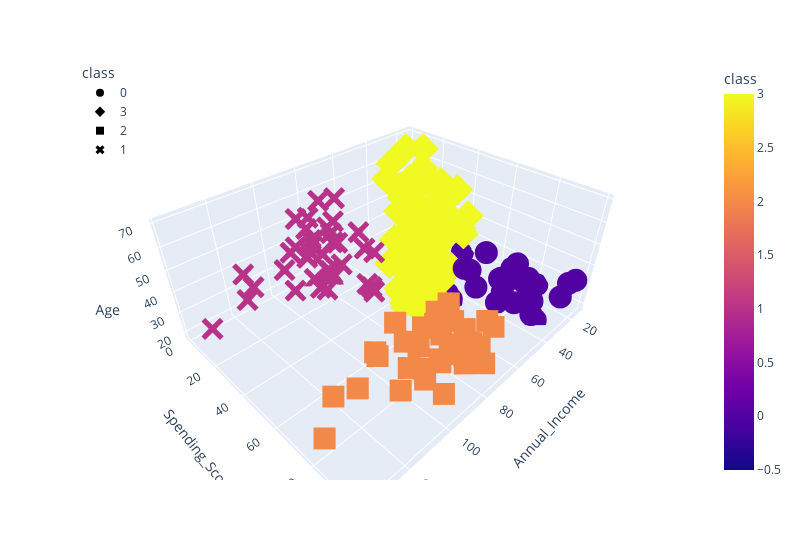

Here is the notebook cell this chart was saved with:
### Code cell
# test with 4 clusters
test_cluster_amount(df_shopping, 4)

### Figure 1 — Plotly figure (JSON) as saved in the notebook; plotly's stock layout.template omitted (floating-point values rounded to 4 significant figures)
{"data": [{"hovertemplate": "class=%{marker.color}<br>Annual_Income=%{x}<br>Spending_Score=%{y}<br>Age=%{z}<extra></extra>", "legendgroup": "0", "marker": {"color": [0, 0, 0, 0, 0, 0, 0, 0, 0, 0, 0, 0, 0, 0, 0, 0, 0, 0, 0, 0, 0, 0, 0, 0, 0, 0, 0, 0], "coloraxis": "coloraxis", "symbol": "circle"}, "mode": "markers", "name": "0", "scene": "scene", "showlegend": true, "type": "scatter3d", "x": [15, 15, 16, 17, 18, 19, 19, 20, 20, 21, 23, 24, 25, 28, 28, 29, 30, 33, 33, 34, 37, 38, 39, 39, 42, 46, 48, 48], "y": [39, 81, 77, 76, 94, 72, 99, 77, 79, 66, 98, 73, 73, 82, 61, 87, 73, 92, 81, 73, 75, 92, 61, 65, 60, 55, 59, 59], "z": [19, 21, 23, 22, 23, 30, 35, 24, 22, 20, 35, 25, 31, 29, 35, 23, 21, 18, 21, 30, 20, 24, 31, 24, 33, 19, 18, 19]}, {"hovertemplate": "class=%{marker.color}<br>Annual_Income=%{x}<br>Spending_Score=%{y}<br>Age=%{z}<extra></extra>", "legendgroup": "3", "marker": {"color": [3, 3, 3, 3, 3, 3, 3, 3, 3, 3, 3, 3, 3, 3, 3, 3, 3, 3, 3, 3, 3, 3, 3, 3, 3, 3, 3, 3, 3, 3, 3, 3, 3, 3, 3, 3, 3, 3, 3, 3, 3, 3, 3, 3, 3, 3, 3, 3, 3, 3, 3, 3, 3, 3, 3, 3, 3, 3, 3, 3, 3, 3, 3, 3, 3, 3, 3, 3, 3, 3, 3, 3, 3, 3, 3, 3, 3, 3, 3, 3, 3, 3, 3, 3, 3, 3, 3, 3, 3, 3, 3, 3, 3, 3, 3], "coloraxis": "coloraxis", "symbol": "diamond"}, "mode": "markers", "name": "3", "scene": "scene", "showlegend": true, "type": "scatter3d", "x": [16, 17, 18, 19, 19, 20, 20, 21, 23, 24, 25, 28, 28, 29, 30, 33, 33, 34, 37, 38, 39, 39, 40, 40, 40, 40, 42, 43, 43, 43, 43, 44, 44, 46, 46, 46, 47, 47, 48, 48, 48, 48, 49, 49, 50, 50, 54, 54, 54, 54, 54, 54, 54, 54, 54, 54, 54, 54, 57, 57, 58, 58, 59, 59, 60, 60, 60, 60, 60, 60, 61, 61, 62, 62, 62, 62, 62, 62, 63, 63, 63, 63, 63, 63, 64, 64, 65, 65, 65, 65, 67, 67, 67, 67, 69], "y": [6, 40, 6, 3, 14, 15, 13, 35, 29, 35, 5, 14, 32, 31, 4, 4, 14, 17, 26, 35, 36, 28, 55, 47, 42, 42, 52, 54, 60, 45, 41, 50, 46, 51, 46, 56, 52, 59, 51, 50, 48, 47, 55, 42, 49, 56, 47, 54, 53, 48, 52, 42, 51, 55, 41, 44, 57, 46, 58, 55, 60, 46, 55, 41, 49, 40, 42, 52, 47, 50, 42, 49, 41, 48, 59, 55, 56, 42, 50, 46, 43, 48, 52, 54, 42, 46, 48, 50, 43, 59, 43, 57, 56, 40, 58], "z": [20, 31, 35, 64, 67, 58, 37, 35, 52, 35, 46, 54, 45, 40, 60, 53, 49, 42, 36, 65, 48, 49, 50, 27, 29, 31, 49, 31, 59, 50, 47, 51, 69, 27, 53, 70, 67, 54, 63, 43, 68, 32, 70, 47, 60, 60, 59, 26, 45, 40, 23, 49, 57, 38, 67, 46, 21, 48, 55, 22, 34, 50, 68, 18, 48, 40, 32, 24, 47, 27, 48, 20, 23, 49, 67, 26, 49, 21, 66, 54, 68, 66, 65, 19, 38, 19, 18, 19, 63, 49, 51, 50, 27, 38, 40]}, {"hovertemplate": "class=%{marker.color}<br>Annual_Income=%{x}<br>Spending_Score=%{y}<br>Age=%{z}<extra></extra>", "legendgroup": "2", "marker": {"color": [2, 2, 2, 2, 2, 2, 2, 2, 2, 2, 2, 2, 2, 2, 2, 2, 2, 2, 2, 2, 2, 2, 2, 2, 2, 2, 2, 2, 2, 2, 2, 2, 2, 2, 2, 2, 2, 2, 2], "coloraxis": "coloraxis", "symbol": "square"}, "mode": "markers", "name": "2", "scene": "scene", "showlegend": true, "type": "scatter3d", "x": [69, 70, 71, 71, 71, 72, 73, 73, 74, 75, 76, 77, 77, 78, 78, 78, 78, 78, 78, 79, 81, 85, 86, 87, 87, 87, 88, 88, 93, 97, 98, 99, 101, 103, 103, 113, 120, 126, 137], "y": [91, 77, 95, 75, 75, 71, 88, 73, 72, 93, 87, 97, 74, 90, 88, 76, 89, 78, 73, 83, 93, 75, 95, 63, 75, 92, 86, 69, 90, 86, 88, 97, 68, 85, 69, 91, 79, 74, 83], "z": [39, 31, 40, 38, 39, 31, 29, 32, 35, 32, 32, 28, 32, 34, 39, 38, 27, 30, 30, 29, 31, 36, 33, 32, 28, 36, 30, 27, 35, 32, 29, 30, 28, 36, 32, 38, 35, 32, 30]}, {"hovertemplate": "class=%{marker.color}<br>Annual_Income=%{x}<br>Spending_Score=%{y}<br>Age=%{z}<extra></extra>", "legendgroup": "1", "marker": {"color": [1, 1, 1, 1, 1, 1, 1, 1, 1, 1, 1, 1, 1, 1, 1, 1, 1, 1, 1, 1, 1, 1, 1, 1, 1, 1, 1, 1, 1, 1, 1, 1, 1, 1, 1, 1, 1, 1], "coloraxis": "coloraxis", "symbol": "x"}, "mode": "markers", "name": "1", "scene": "scene", "showlegend": true, "type": "scatter3d", "x": [70, 71, 71, 71, 72, 73, 73, 74, 75, 76, 77, 77, 78, 78, 78, 78, 78, 78, 79, 81, 85, 86, 87, 87, 87, 88, 88, 93, 97, 98, 99, 101, 103, 103, 113, 120, 126, 137], "y": [29, 35, 11, 9, 34, 5, 7, 10, 5, 40, 12, 36, 22, 17, 20, 16, 1, 1, 35, 5, 26, 20, 27, 13, 10, 13, 15, 14, 32, 15, 39, 24, 17, 23, 8, 16, 28, 18], "z": [23, 43, 59, 47, 25, 20, 44, 19, 57, 28, 25, 48, 34, 43, 44, 47, 37, 34, 56, 19, 50, 42, 36, 40, 36, 52, 58, 59, 37, 46, 41, 54, 41, 34, 33, 47, 45, 32]}], "layout": {"coloraxis": {"colorbar": {"title": {"text": "class"}}, "colorscale": [[0, "#0d0887"], [0.1111, "#46039f"], [0.2222, "#7201a8"], [0.3333, "#9c179e"], [0.4444, "#bd3786"], [0.5556, "#d8576b"], [0.6667, "#ed7953"], [0.7778, "#fb9f3a"], [0.8889, "#fdca26"], [1, "#f0f921"]]}, "legend": {"title": {"text": "class"}, "tracegroupgap": 0, "x": 0, "y": 1}, "margin": {"t": 60}, "scene": {"domain": {"x": [0, 1], "y": [0, 1]}, "xaxis": {"title": {"text": "Annual_Income"}}, "yaxis": {"title": {"text": "Spending_Score"}}, "zaxis": {"title": {"text": "Age"}}}, "width": 800}}
